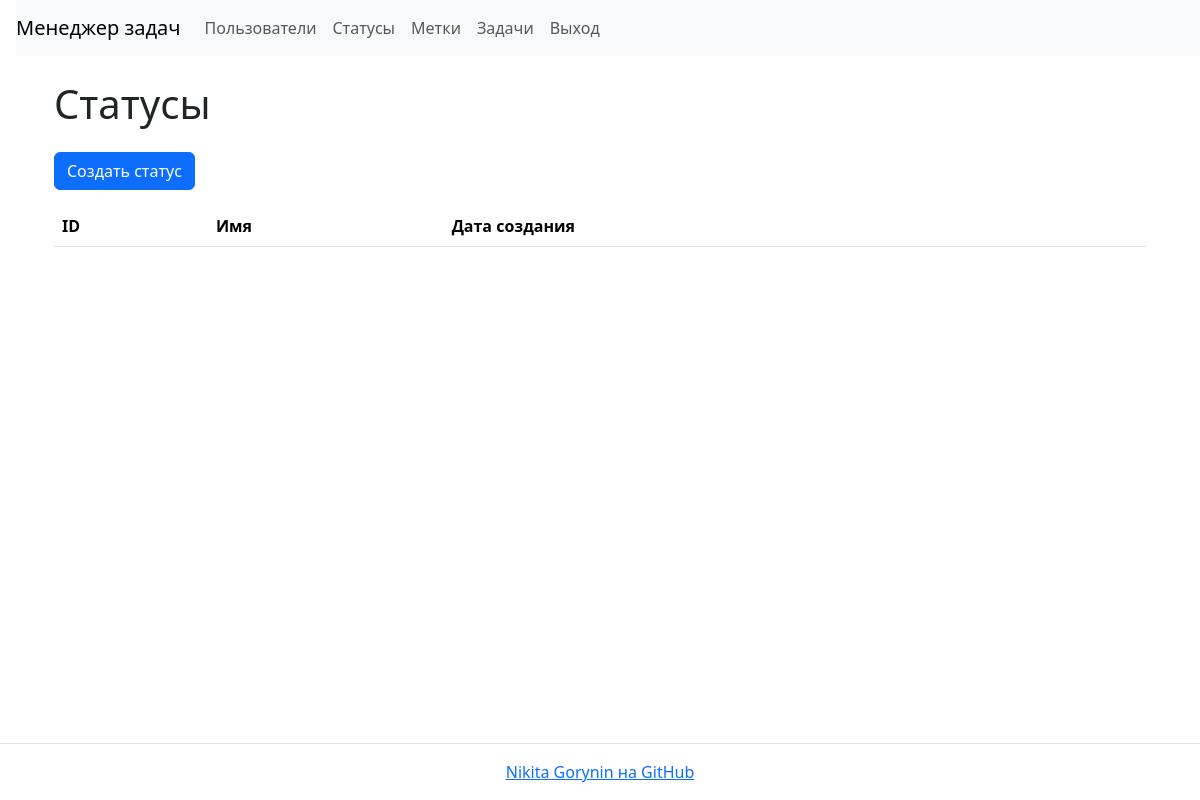
The page /statuses/ (signed in) on the database as committed earlier.
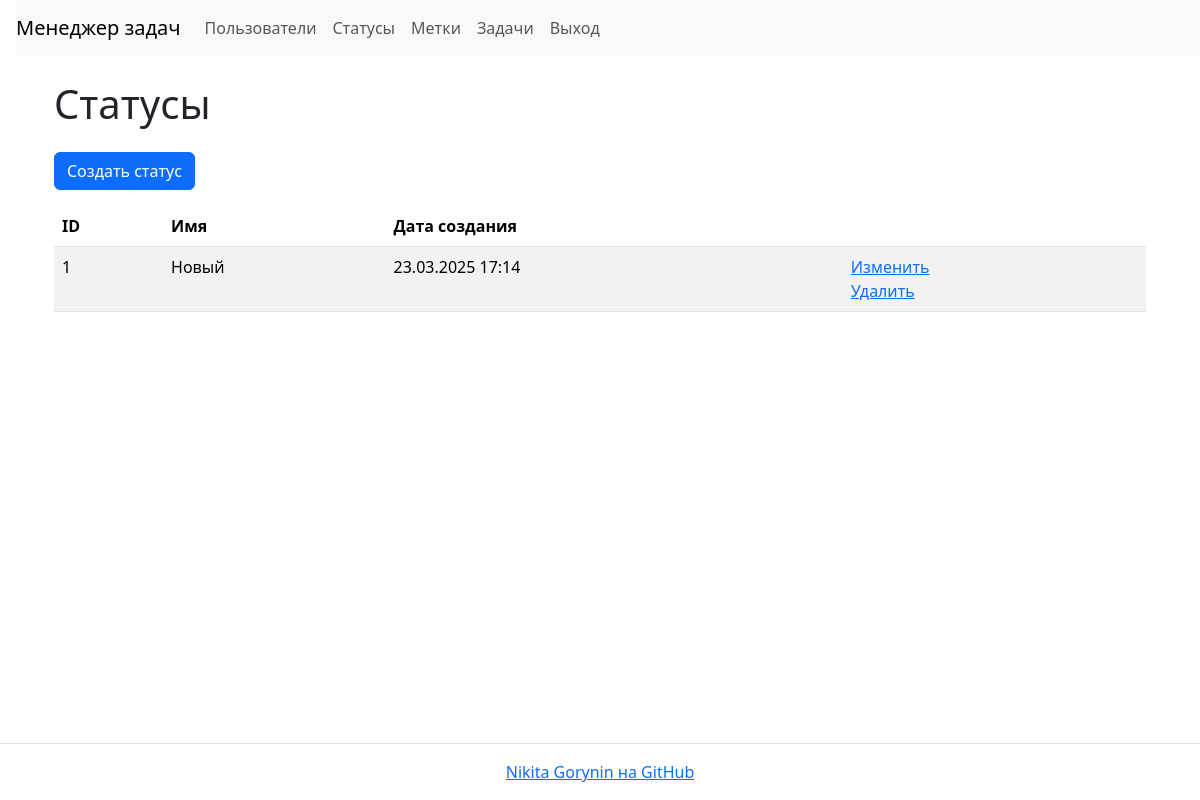
The same page on the database as committed later.
### task_manager/statuses/models.py (models this page shows, shortened)
class Status(models.Model):
    date_joined = models.DateTimeField(auto_now_add=True)
    name = models.CharField(max_length=400, unique=True)

### task_manager/statuses/views.py (the view)
# urls.py: path('', StatusesListView.as_view(), name='statuses'),
class StatusesListView(AuthRequiredMixin, ListView):
    template_name = 'statuses/list.html'
    model = Status
    context_object_name = 'statuses'
    extra_context = {
        'header': 'Статусы'
    }

### task_manager/mixins.py (called while the page is built)
    def dispatch(self, request, *args, **kwargs):
        if not request.user.is_authenticated:
            self.error(request, self.auth_message)
            return redirect(reverse_lazy('login'))
        return super().dispatch(request, *args, **kwargs)

### task_manager/templates/statuses/list.html
{% extends "base.html" %}
{% block content %}
<div class="container wrapper flex-grow-1">
    <h1 class="my-4">{{ header }}</h1>
    <a class="btn btn-primary mb-3" href="{% url 'status_create' %}">Создать статус</a>
    <table class="table table-striped">
        <thead>
            <tr>
                <th>ID</th>
                <th>Имя</th>
                <th>Дата создания</th>
                <th></th>
            </tr>
        </thead>
        <tbody>
            {% if statuses %}
                {% for status in statuses %}
                    <tr>
                        <td>{{ status.id }}</td>
                        <td>{{ status.name }}</td>
                        <td>{{ status.date_joined|date:"d.m.Y H:i" }}</td>
                        <td>
                          <a href="{% url 'status_update' status.id %}">Изменить</a>
                          <br>
                          <a href="{% url 'status_delete' status.id %}">Удалить</a>
                        </td>
                    </tr>
                {% endfor %}
            {% endif %}
        </tbody>
    </table>
</div>
{% endblock %}

Rows that differ between the two databases and show on the page:
added Status: id "1", name "Новый", date_joined "23.03.2025 17:14"
